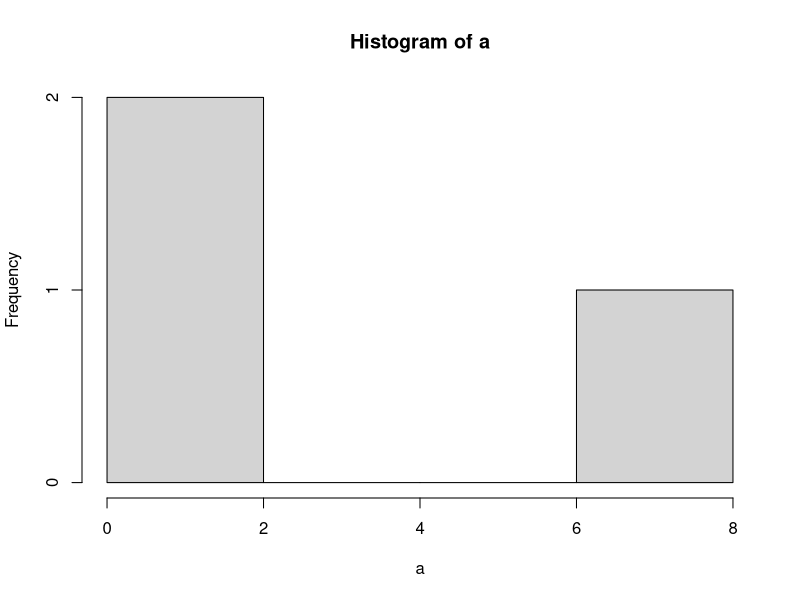
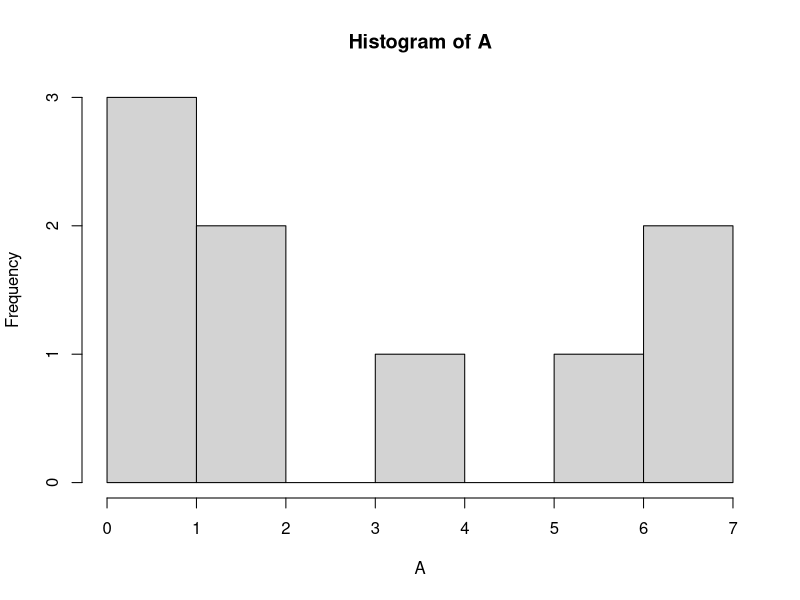
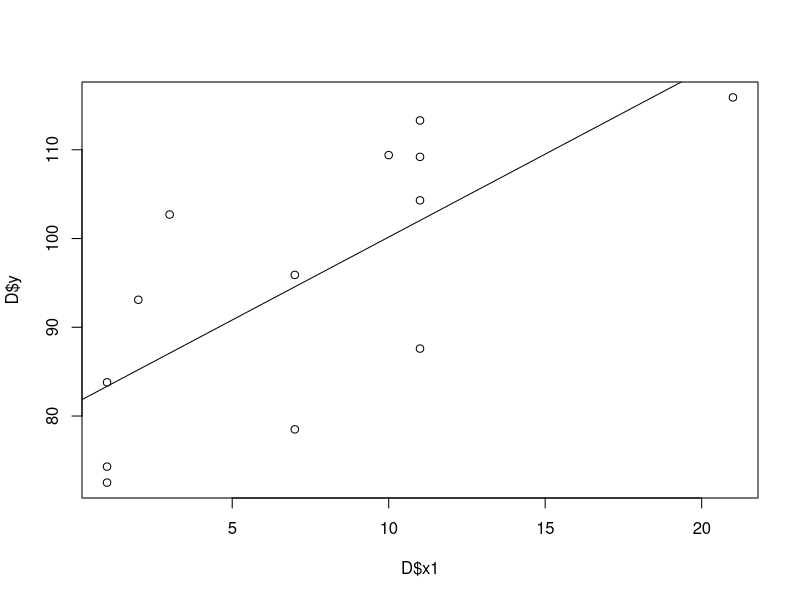
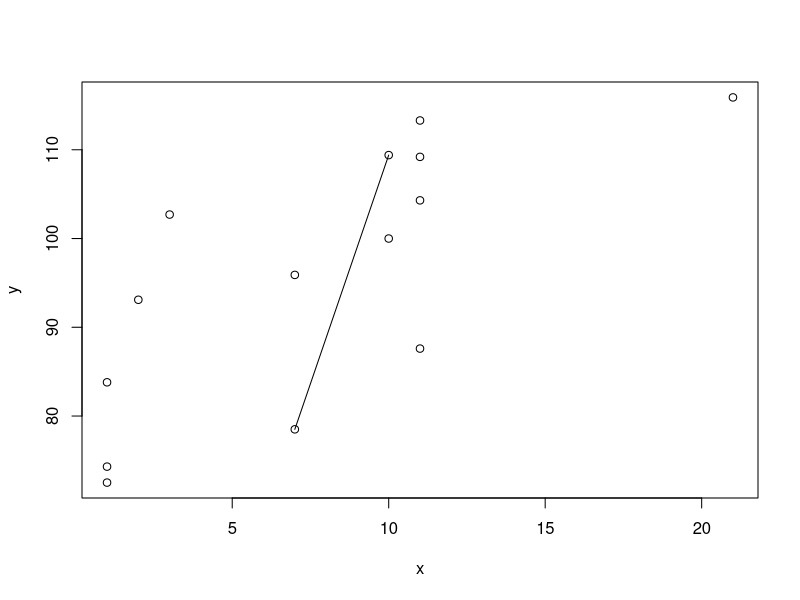
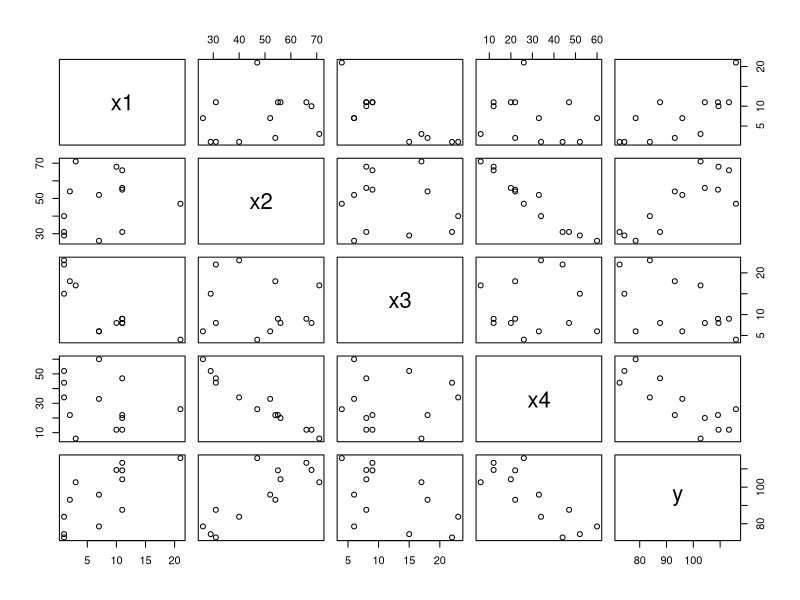
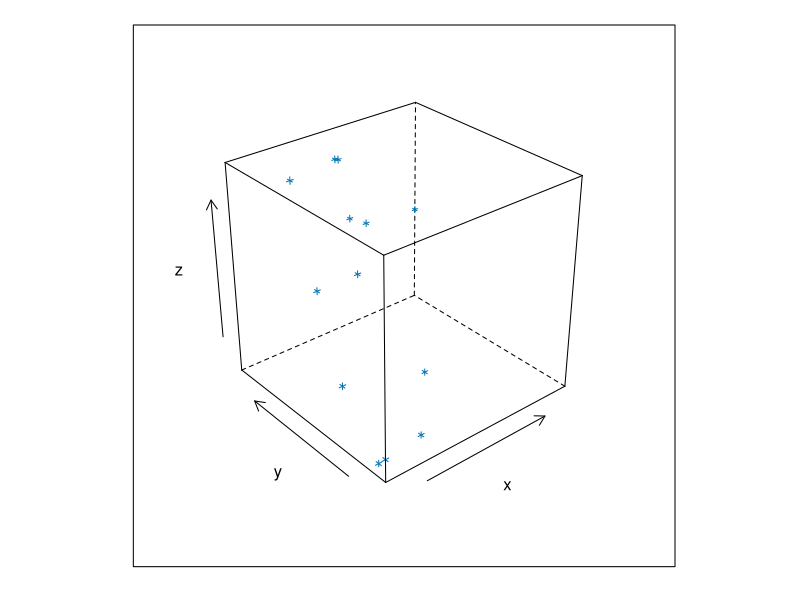
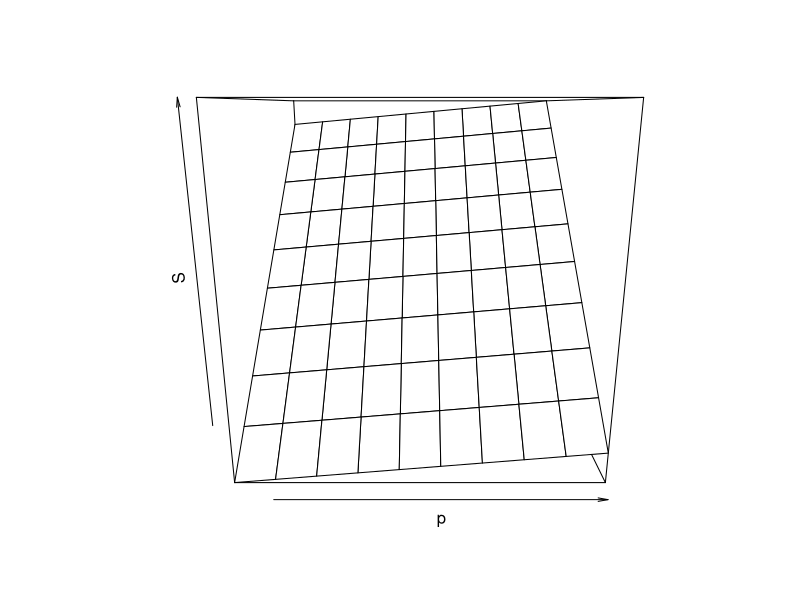
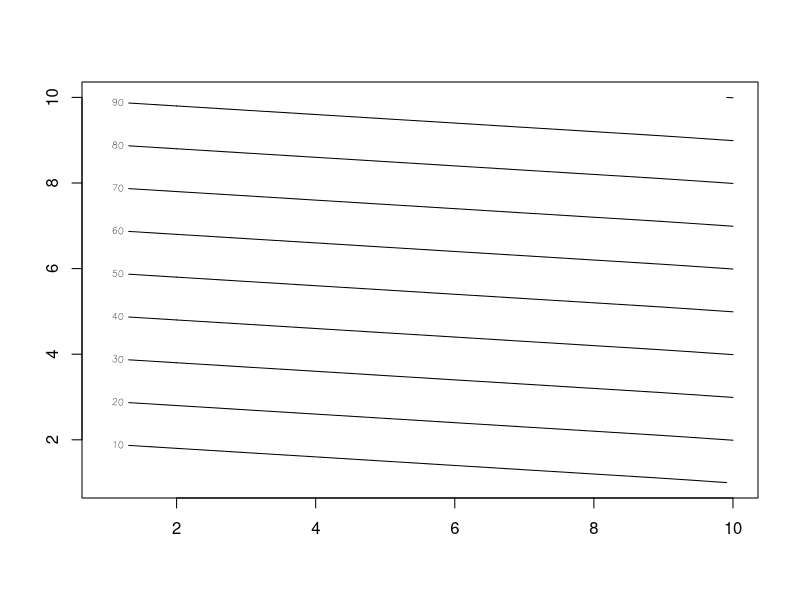

The R script that drew these images, in order:
#read.table("file.dat", header = TRUE)
data(cement, package="MASS")

# gives the first six rows of the `cement` data frame.
head(cement)

# gives the names of the variables included in the data frame.
names(cement)

# gives the dimension of the  data frame.
dim(cement)

# extract the y column from the cement data set
cement$y

# write cement data to a file "test.dat" 
write.table(cement, file= "test.dat", quote=FALSE)



## Vectors and Matrices

# we can create vectors
a <- c(1, 2, 7)
b <- c(a, 2, 4, 6, 0, 1, 7)

# we can create matrices
A <- matrix(b, ncol=3, byrow=TRUE)
# here, `byrow=TRUE` means that the matrix is filled row by row

# we can select an element
a[3]
# here: 7

# we can select an elemnt in a matrix by [i,j]
A[3,2]
# here: 1

# we can select multiple rows
A[1:2, ]
# which is done by [rows, columns]
# here we did row 1 to 2, with all columns

# appending a vector to a matrix:
Aa <- cbind(A, a)
Aa
# we can see that the vector is labelled in the matrix

# transpose, inverse, determinant, trace:
t(A) #transpose
solve(A) #inverse
det(A) #determinant
sum(diag(A)) #trace

# eigenvalues and eigenvectors
eigen(A)

# matrix multiplication
B <- matrix(1:12, ncol=3, nrow=4)
BA <-  B %*% A
BA


## Ordering

# ordered/sorted values of b
b
sort(b)

# order statistics of b, tells us where the smallest value is
order(b)

# other version for ordered/sorted values of b
b[order(b)]


## Statistical operations
a
mean(a) # mean of vector a
sd(a) # standard deviation of vector a
range(a) # range of vector a

A
colMeans(A) # means of the columns of matrix A
rowMeans(A) # means of the rows of matrix A

hist(a) # histogram of distribution of vector a
hist(A) # histogram of distribution of elements in matrix A

Z <- Aa
Z
var(Z) # variance of a data matrix Z
cor(Z) # correlation matrix of a data matrix Z

qnorm(0.99, 0, 1) # 99% quantile for a normal distribution mean=0, sd=1
qt(0.95, df=18) # 95% quantile for a t distribution with 18 degrees of freedom

D <- cement # dataframe D with variables x1, y
lm1 <- lm(y ~ x1, data=D) # linear model of the type y = a + b*x + error
plot(D$x1, D$y); abline(lm1) # scatterplot of the regression line obtained

n <- 50
a <- 0
b <- 1
m <- 0
s <- 1
runif(n, min=a, max=b) # n random samples from uniform on [a,b]
rnorm(n, mean=m, sd=s) # n random samples from normal distribution with mean=m, sd=s


## Basic Programming

# if then
a <- 4
if (a==0){ stop("invalid divisor")} else {10/a}

# for loop
for (i in 1:10){ cat('This is loop', i, '\n') }

# functions
max1 <- function(a, b=1) {
  result <-  max(a, b)
  return(result)
}

max1(0.5)
max1(0.5, 0)

# apply function onto matrices
A

apply(A, 1, sum) # applied a sum function across the rows of A

apply(A, 2, mean) # applied the mean function across the columns of A, = colMeans(A)
colMeans(A)


## Plotting and data visualisation
x <-  cement$x1
y <-  cement$y

plot(x, y) # 2D scatterplot of y vs x

points(10, 100) # adds additional points to an existing plot

i <-  1
j <- 13
segments(x[i], y[i], x[j], y[j]) # draws a straight line from (xi,yi) to (xj, yj)

pairs(D) # gives a matrix plot (pairplot in seaborn) of all 2D combinations of variables in D

library(lattice)
z <-  cement$x2
cloud(z ~ x + y) # gives a 3D scatterplot of z vs x and y.

# persp(x, y, S) # gives a 3D surface plot where x and y are vectors of length n, S is an nxn matrix containing S(x,y)
p <- 1:10
q <- 1:10
S <- matrix(1:100, 10, 10)
persp(p, q, S)


contour(p, q, S) # works the same as persp but gives a contour plot instead
